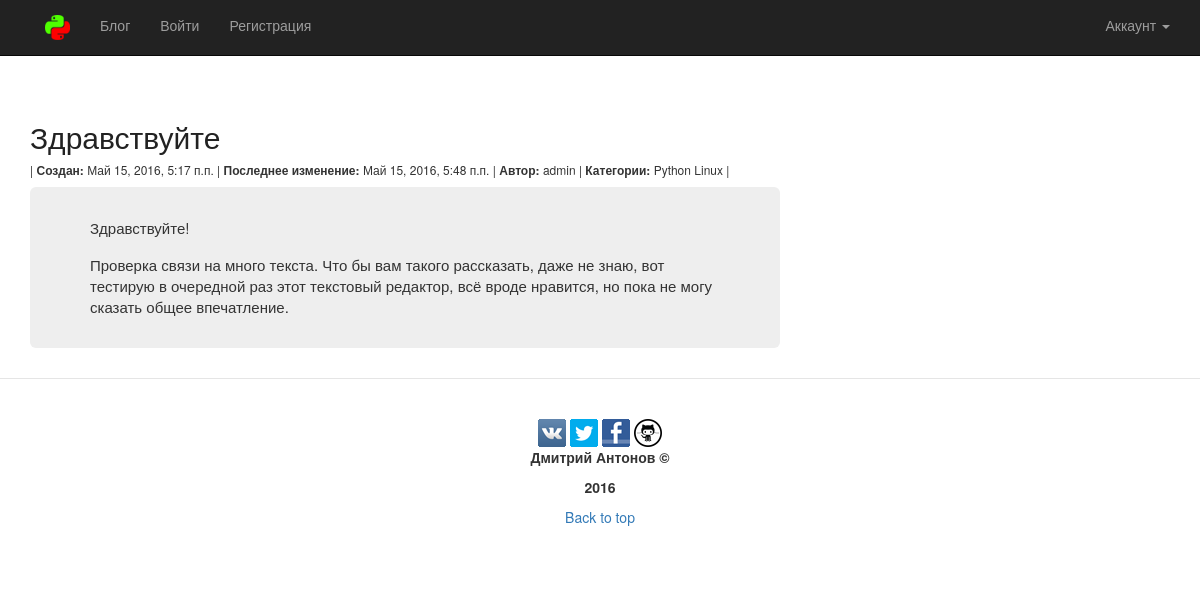
/62/, run on the app's committed database.
### blog/models.py (models this page shows, shortened)
class Article(models.Model):
    article_title = models.CharField(max_length=100)
    article_text = models.TextField()
    article_date_create = models.DateTimeField(default=timezone.now)
    article_date_modify = models.DateTimeField(default=timezone.now)
    article_access = models.BooleanField(default=True)
    article_autor = models.ForeignKey(User)
    article_tag = models.ManyToManyField(Tags)
    article_count = models.ManyToManyField('CountArticle')

class Tags(models.Model):
    tags_name = models.CharField(max_length=50)
    def __str__(self):
        return self.tags_name

### blog/views.py (the view)
# urls.py: url(r'^(?P<pk>[0-9]+)/$', views.FullView, name='full'),
def FullView(request, pk):
    obj = get_object_or_404(Article, pk=pk)
    @access_private_post(url='/access_error_to_post',
                         access=obj.article_access)
    def view(request, obj):
        if request.user.is_authenticated():
            count_object = CountArticle.objects.get(user=request.user)
            count_object.count_article.remove(obj)
        return render(request, 'blog/full.html', {'fullpost_blog': obj})
    return view(request, obj)

### blog/context_processors.py (called while the page is built, shortened)
def total_count(request):
    return {}

### blog/templates/blog/full.html (shortened to what this page needs)
{% extends "blog/home.html" %}
{% block post %}
    {% if fullpost_blog %}
        <div class="container blog-post">
            <div class="row">
                <div class="col-lg-8 col-md-8">
                    <div>
                        <h2 class="article-title">
                            <a class="article-title"> {{ fullpost_blog.article_title }} </a>
                        </h2>
                    </div>
                    <h6>|
                        {% if fullpost_blog.article_date_create == fullpost_blog.article_date_modify %}
                            <b>Создан:</b> {{ fullpost_blog.article_date_create }}
                        {% else %}
                            <b>Создан:</b> {{ fullpost_blog.article_date_create }} |
                            <b>Последнее изменение:</b> {{ fullpost_blog.article_date_modify }}
                        {% endif %}|
                        <b>Автор:</b> {{ fullpost_blog.article_autor }} |
                        <b>Категории:</b>
                        {% for tag in fullpost_blog.article_tag.all %}
                            {{ tag }}
                        {% endfor %}|
                    </h6>
                    <div class="jumbotron">
                        <p class="text-justify">
                            {{ fullpost_blog.article_text|safe }}
                        </p>
                    </div>
                </div>
            </div>
        </div>
    {% endif %}
{% endblock post %}

### blog/static/blog/style.css (style rules this page uses)
body { margin-top: 100px; }
.article-title a, .article-title a:visited { color: #222222; text-decoration: none; }
p.text-justify { font-size: 15px; }
.jumbotron p { font-size: 15px; }
div.jumbotron { padding-bottom: 15px; padding-top: 15px; padding-right: 15px; padding-left: 15px; }

### data on the page
Article: article_title "Здравствуйте", article_date_create "Май 15, 2016, 5:17 п.п.", article_date_modify "Май 15, 2016, 5:48 п.п.", article_autor "admin", article_text "Здравствуйте! Проверка связи на много текста. Что бы вам такого рассказать, даже не знаю, вот тестирую в очередной раз этот текстовый редактор, всё вроде нравится, но пока не могу сказать общее впечатление."
Tags: tags_name "Python"
Tags: tags_name "Linux"
